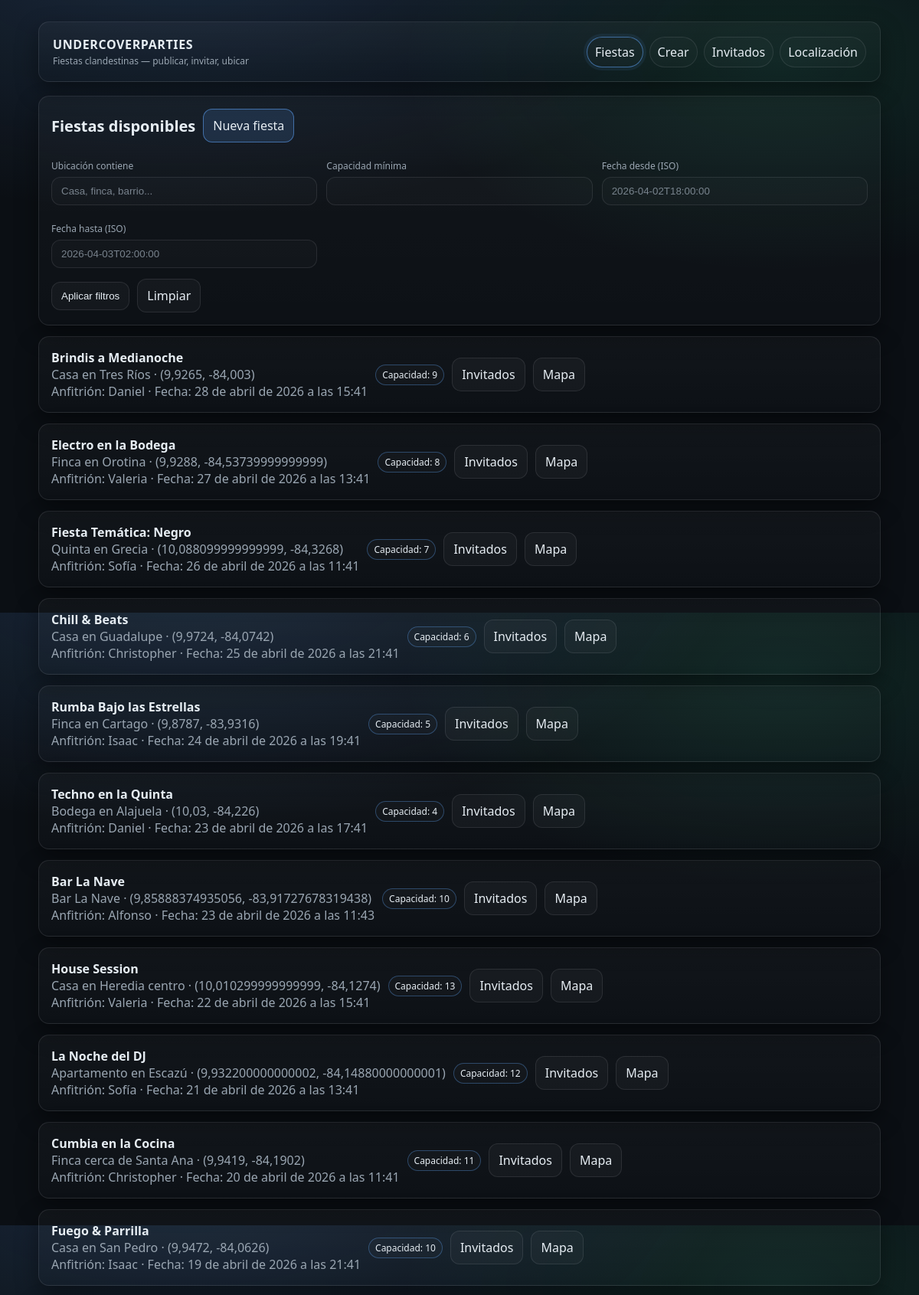
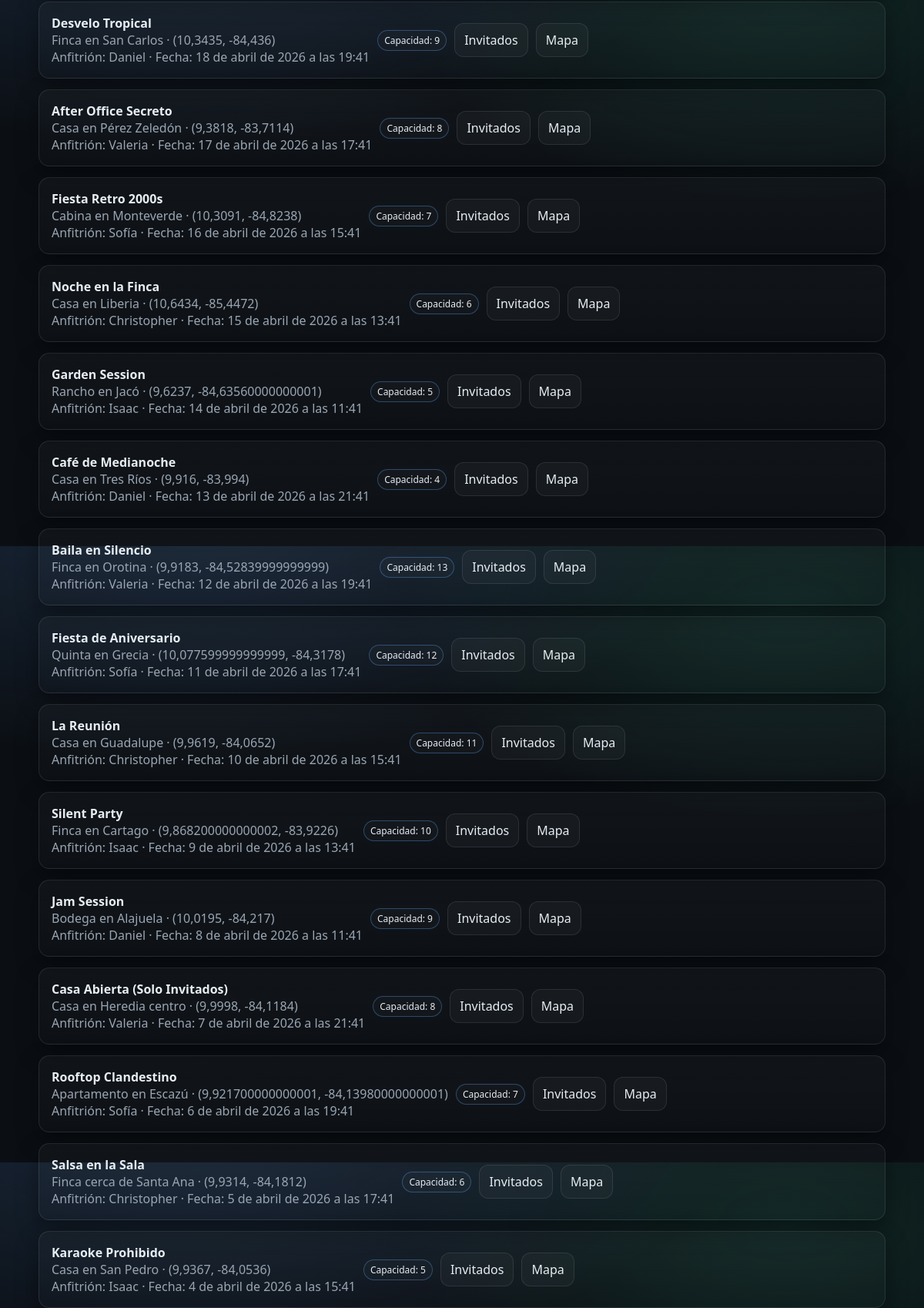
Screenshot of /fiestas with the database file from the repository (2 pictures, top to bottom).
### party_app/models.py (models this page shows, shortened)
class Party(models.Model):
    nombre = models.CharField(max_length=200)
    ubicacion = models.CharField(max_length=255)
    ubicacion_lat = models.FloatField()
    ubicacion_lng = models.FloatField()
    capacidad = models.PositiveIntegerField()
    fecha = models.DateTimeField()
    anfitrion = models.CharField(max_length=120)
    fecha_creacion = models.DateTimeField(auto_now_add=True)

### party_app/views.py (the view, shortened to what this page needs)
# urls.py: path("fiestas", views.fiestas),
@require_http_methods(["GET", "POST"])
def fiestas(request: HttpRequest) -> HttpResponse:
    filters = PartyFilters(
        ubicacion_contains=request.GET.get("ubicacion") or None,
        capacidad_min=int(request.GET["capacidad_min"]) if request.GET.get("capacidad_min") else None,
        fecha_desde=parse_datetime(request.GET.get("fecha_desde") or "") or None,
        fecha_hasta=parse_datetime(request.GET.get("fecha_hasta") or "") or None,
    )
    parties = PartyRepository().list_parties(filters=filters)
    return render(request, "parties/list_parties.html", {"parties": parties, "filters": filters})

### party_app/repositories.py (called while the page is built)
    def list_parties(self, *, filters: PartyFilters | None = None):
        queryset = Party.objects.all().order_by("-fecha")
        if not filters:
            return queryset
        if filters.ubicacion_contains:
            queryset = queryset.filter(ubicacion__icontains=filters.ubicacion_contains)
        if filters.capacidad_min is not None:
            queryset = queryset.filter(capacidad__gte=filters.capacidad_min)
        if filters.fecha_desde is not None:
            queryset = queryset.filter(fecha__gte=filters.fecha_desde)
        if filters.fecha_hasta is not None:
            queryset = queryset.filter(fecha__lte=filters.fecha_hasta)
        return queryset

### templates/parties/list_parties.html (shortened to what this page needs)
{% extends "base.html" %}
{% block content %}
  <section class="card">
    <div class="split">
      <h2 class="h2" style="margin:0;">Fiestas disponibles</h2>
      <a class="btn primary" href="/crear-fiesta">Nueva fiesta</a>
    </div>
    <form method="get" action="/fiestas" style="margin-top: 12px;">
      <div class="grid">
        <div class="col-4">
          <label>Ubicación contiene</label>
          <input name="ubicacion" value="{{ filters.ubicacion_contains|default:'' }}" placeholder="Casa, finca, barrio..." />
        </div>
        <div class="col-4">
          <label>Capacidad mínima</label>
          <input name="capacidad_min" type="number" min="1" value="{{ filters.capacidad_min|default:'' }}" />
        </div>
        <div class="col-4">
          <label>Fecha desde (ISO)</label>
          <input name="fecha_desde" value="{{ request.GET.fecha_desde|default:'' }}" placeholder="2026-04-02T18:00:00" />
        </div>
        <div class="col-4">
          <label>Fecha hasta (ISO)</label>
          <input name="fecha_hasta" value="{{ request.GET.fecha_hasta|default:'' }}" placeholder="2026-04-03T02:00:00" />
        </div>
      </div>
      <div class="actions">
        <button class="btn" type="submit">Aplicar filtros</button>
        <a class="btn" href="/fiestas">Limpiar</a>
      </div>
    </form>
  </section>
  {% for party in parties %}
    <section class="card">
      <div class="split">
        <div>
          <div style="font-size: 16px; font-weight: 700;">{{ party.nombre }}</div>
          <div class="muted">{{ party.ubicacion }} · ({{ party.ubicacion_lat }}, {{ party.ubicacion_lng }})</div>
          <div class="muted">Anfitrión: {{ party.anfitrion }} · Fecha: {{ party.fecha }}</div>
        </div>
        <div class="actions" style="margin:0; justify-content:flex-end;">
          <span class="badge wait">Capacidad: {{ party.capacidad }}</span>
          <a class="btn" href="/fiestas/{{ party.id }}/invitados">Invitados</a>
          <a class="btn" href="/localizacion">Mapa</a>
        </div>
      </div>
    </section>
  {% endfor %}
{% endblock %}

### templates/base.html (shortened to what this page needs)
<!doctype html>
<html lang="es">
  <head>
    {% load static %}
    <link rel="stylesheet" href="{% static 'app.css' %}" />
  </head>
  <body>
    <div class="container">
      <header class="header">
        <div class="brand">
          <h1>UndercoverParties</h1>
          <p class="tagline">Fiestas clandestinas — publicar, invitar, ubicar</p>
        </div>
        <nav class="nav" aria-label="Navegación">
          <a href="/fiestas" {% if request.path == '/fiestas' %}aria-current="page"{% endif %}>Fiestas</a>
          <a href="/crear-fiesta" {% if request.path == '/crear-fiesta' %}aria-current="page"{% endif %}>Crear</a>
          <a href="/invitados" {% if request.path == '/invitados' %}aria-current="page"{% endif %}>Invitados</a>
          <a href="/localizacion" {% if request.path == '/localizacion' %}aria-current="page"{% endif %}>Localización</a>
        </nav>
      </header>
      <div class="main stack">
        {% block content %}{% endblock %}
      </div>
    </div>
  </body>
</html>

### static/app.css (style rules this page uses)
:root { --bg: #0b0f14; --panel: #111826; --panel-2: #0f1520; --text: #e6edf3; --muted: #9aa6b2; --border: rgba(230, 237, 243, 0.10); --focus: rgba(96, 165, 250, 0.35); --accent: #60a5fa; --danger: #f87171; --success: #34d399; --shadow: 0 12px 30px rgba(0, 0, 0, 0.40); --radius: 14px; }
* { box-sizing: border-box; }
html, body { height: 100%; }
body { margin: 0; font-family: ui-sans-serif, system-ui, -apple-system, Segoe UI, Roboto, Arial, "Apple Color Emoji", "Segoe UI Emoji"; background: radial-gradient(1200px 600px at 20% -10%, rgba(96, 165, 250, 0.18), transparent 60%), radial-gradient(900px 500px at 85% 10%, rgba(52, 211, 153, 0.12), transparent 55%), var(--bg); color: var(--text); }
a { color: var(--accent); text-decoration: none; }
.container { width: min(1100px, calc(100% - 40px)); margin: 28px auto; }
.header { display: flex; align-items: center; justify-content: space-between; gap: 16px; padding: 18px 18px; background: linear-gradient(180deg, rgba(255,255,255,0.03), transparent); border: 1px solid var(--border); border-radius: var(--radius); box-shadow: var(--shadow); }
.brand { display: flex; flex-direction: column; gap: 2px; }
.brand h1 { font-size: 16px; margin: 0; letter-spacing: 0.6px; text-transform: uppercase; }
.brand .tagline { margin: 0; font-size: 12px; color: var(--muted); }
.nav { display: flex; flex-wrap: wrap; gap: 8px; justify-content: flex-end; }
.nav a { display: inline-flex; align-items: center; gap: 8px; padding: 8px 10px; border: 1px solid var(--border); border-radius: 999px; color: var(--text); background: rgba(255,255,255,0.02); }
.nav a[aria-current="page"] { border-color: rgba(96, 165, 250, 0.55); box-shadow: 0 0 0 4px rgba(96, 165, 250, 0.08); }
.main { margin-top: 18px; }
.card { background: linear-gradient(180deg, rgba(255,255,255,0.03), rgba(255,255,255,0.01)); border: 1px solid var(--border); border-radius: var(--radius); padding: 16px; box-shadow: var(--shadow); }
.stack { display: grid; gap: 14px; }
.h2 { margin: 0 0 12px; font-size: 20px; }
.muted { color: var(--muted); }
label { display: block; font-size: 12px; color: var(--muted); margin: 10px 0 6px; }
input, select { width: 100%; padding: 10px 12px; border-radius: 12px; border: 1px solid var(--border); background: rgba(255,255,255,0.02); color: var(--text); outline: none; }
input::placeholder { color: rgba(154, 166, 178, 0.75); }
.actions { display: flex; gap: 10px; flex-wrap: wrap; margin-top: 14px; align-items: center; }
.btn { display: inline-flex; align-items: center; justify-content: center; gap: 8px; padding: 10px 12px; border-radius: 12px; border: 1px solid var(--border); background: rgba(255,255,255,0.03); color: var(--text); cursor: pointer; }
.btn.primary { border-color: rgba(96, 165, 250, 0.55); background: rgba(96, 165, 250, 0.14); }
.grid { display: grid; grid-template-columns: repeat(12, 1fr); gap: 12px; }
.col-4 { grid-column: span 4; }
.badge { display: inline-flex; align-items: center; padding: 4px 8px; border-radius: 999px; border: 1px solid var(--border); font-size: 12px; color: var(--text); background: rgba(255,255,255,0.02); }
.badge.wait { border-color: rgba(96, 165, 250, 0.35); }
.split { display: flex; gap: 10px; align-items: center; flex-wrap: wrap; }

### rows the page displays
Party: nombre "Brindis a Medianoche", ubicacion "Casa en Tres Ríos", ubicacion_lat "9,9265", ubicacion_lng "-84,003", anfitrion "Daniel", fecha "28 de abril de 2026 a las 15:41", capacidad "9"
Party: nombre "Electro en la Bodega", ubicacion "Finca en Orotina", ubicacion_lat "9,9288", ubicacion_lng "-84,53739999999999", anfitrion "Valeria", fecha "27 de abril de 2026 a las 13:41", capacidad "8"
Party: nombre "Fiesta Temática: Negro", ubicacion "Quinta en Grecia", ubicacion_lat "10,088099999999999", ubicacion_lng "-84,3268", anfitrion "Sofía", fecha "26 de abril de 2026 a las 11:41", capacidad "7"
Party: nombre "Chill & Beats", ubicacion "Casa en Guadalupe", ubicacion_lat "9,9724", ubicacion_lng "-84,0742", anfitrion "Christopher", fecha "25 de abril de 2026 a las 21:41", capacidad "6"
Party: nombre "Rumba Bajo las Estrellas", ubicacion "Finca en Cartago", ubicacion_lat "9,8787", ubicacion_lng "-83,9316", anfitrion "Isaac", fecha "24 de abril de 2026 a las 19:41", capacidad "5"
Party: nombre "Techno en la Quinta", ubicacion "Bodega en Alajuela", ubicacion_lat "10,03", ubicacion_lng "-84,226", anfitrion "Daniel", fecha "23 de abril de 2026 a las 17:41", capacidad "4"
Party: nombre "Bar La Nave", ubicacion "Bar La Nave", ubicacion_lat "9,85888374935056", ubicacion_lng "-83,91727678319438", anfitrion "Alfonso", fecha "23 de abril de 2026 a las 11:43", capacidad "10"
Party: nombre "House Session", ubicacion "Casa en Heredia centro", ubicacion_lat "10,010299999999999", ubicacion_lng "-84,1274", anfitrion "Valeria", fecha "22 de abril de 2026 a las 15:41", capacidad "13"
Party: nombre "La Noche del DJ", ubicacion "Apartamento en Escazú", ubicacion_lat "9,932200000000002", ubicacion_lng "-84,14880000000001", anfitrion "Sofía", fecha "21 de abril de 2026 a las 13:41", capacidad "12"
Party: nombre "Cumbia en la Cocina", ubicacion "Finca cerca de Santa Ana", ubicacion_lat "9,9419", ubicacion_lng "-84,1902", anfitrion "Christopher", fecha "20 de abril de 2026 a las 11:41", capacidad "11"
Party: nombre "Fuego & Parrilla", ubicacion "Casa en San Pedro", ubicacion_lat "9,9472", ubicacion_lng "-84,0626", anfitrion "Isaac", fecha "19 de abril de 2026 a las 21:41", capacidad "10"
Party: nombre "Desvelo Tropical", ubicacion "Finca en San Carlos", ubicacion_lat "10,3435", ubicacion_lng "-84,436", anfitrion "Daniel", fecha "18 de abril de 2026 a las 19:41", capacidad "9"
Party: nombre "After Office Secreto", ubicacion "Casa en Pérez Zeledón", ubicacion_lat "9,3818", ubicacion_lng "-83,7114", anfitrion "Valeria", fecha "17 de abril de 2026 a las 17:41", capacidad "8"
Party: nombre "Fiesta Retro 2000s", ubicacion "Cabina en Monteverde", ubicacion_lat "10,3091", ubicacion_lng "-84,8238", anfitrion "Sofía", fecha "16 de abril de 2026 a las 15:41", capacidad "7"
Party: nombre "Noche en la Finca", ubicacion "Casa en Liberia", ubicacion_lat "10,6434", ubicacion_lng "-85,4472", anfitrion "Christopher", fecha "15 de abril de 2026 a las 13:41", capacidad "6"
Party: nombre "Garden Session", ubicacion "Rancho en Jacó", ubicacion_lat "9,6237", ubicacion_lng "-84,63560000000001", anfitrion "Isaac", fecha "14 de abril de 2026 a las 11:41", capacidad "5"
Party: nombre "Café de Medianoche", ubicacion "Casa en Tres Ríos", ubicacion_lat "9,916", ubicacion_lng "-83,994", anfitrion "Daniel", fecha "13 de abril de 2026 a las 21:41", capacidad "4"
Party: nombre "Baila en Silencio", ubicacion "Finca en Orotina", ubicacion_lat "9,9183", ubicacion_lng "-84,52839999999999", anfitrion "Valeria", fecha "12 de abril de 2026 a las 19:41", capacidad "13"
Party: nombre "Fiesta de Aniversario", ubicacion "Quinta en Grecia", ubicacion_lat "10,077599999999999", ubicacion_lng "-84,3178", anfitrion "Sofía", fecha "11 de abril de 2026 a las 17:41", capacidad "12"
Party: nombre "La Reunión", ubicacion "Casa en Guadalupe", ubicacion_lat "9,9619", ubicacion_lng "-84,0652", anfitrion "Christopher", fecha "10 de abril de 2026 a las 15:41", capacidad "11"
Party: nombre "Silent Party", ubicacion "Finca en Cartago", ubicacion_lat "9,868200000000002", ubicacion_lng "-83,9226", anfitrion "Isaac", fecha "9 de abril de 2026 a las 13:41", capacidad "10"
Party: nombre "Jam Session", ubicacion "Bodega en Alajuela", ubicacion_lat "10,0195", ubicacion_lng "-84,217", anfitrion "Daniel", fecha "8 de abril de 2026 a las 11:41", capacidad "9"
Party: nombre "Casa Abierta (Solo Invitados)", ubicacion "Casa en Heredia centro", ubicacion_lat "9,9998", ubicacion_lng "-84,1184", anfitrion "Valeria", fecha "7 de abril de 2026 a las 21:41", capacidad "8"
Party: nombre "Rooftop Clandestino", ubicacion "Apartamento en Escazú", ubicacion_lat "9,921700000000001", ubicacion_lng "-84,13980000000001", anfitrion "Sofía", fecha "6 de abril de 2026 a las 19:41", capacidad "7"
Party: nombre "Salsa en la Sala", ubicacion "Finca cerca de Santa Ana", ubicacion_lat "9,9314", ubicacion_lng "-84,1812", anfitrion "Christopher", fecha "5 de abril de 2026 a las 17:41", capacidad "6"
Party: nombre "Karaoke Prohibido", ubicacion "Casa en San Pedro", ubicacion_lat "9,9367", ubicacion_lng "-84,0536", anfitrion "Isaac", fecha "4 de abril de 2026 a las 15:41", capacidad "5"
